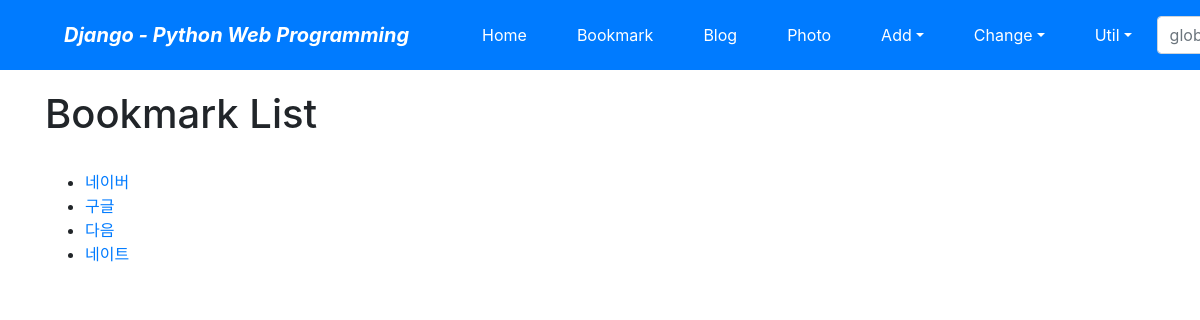
Screenshot of /bookmark/ with the database file from the repository.
### bookmark/models.py (models this page shows)
class Bookmark(models.Model):
  title = models.CharField('TITLE', max_length=100, blank=True)
  url = models.URLField('URL', unique=True)
  owner = models.ForeignKey(User, on_delete=models.CASCADE, blank=True, null=True)
  def __str__(self):
    return self.title

### bookmark/views.py (the view)
# urls.py: path('', views.BookmarkLV.as_view(), name='index'),
class BookmarkLV(ListView):
  model = Bookmark

### templates/bookmark/bookmark_list.html (shortened to what this page needs)
  {% extends 'base.html' %}
  {% block content %}
  <h1> Bookmark List</h1>
  <br>
  <ul>
    {% for  bookmark  in object_list  %}
    <li><a href="{% url 'bookmark:detail' bookmark.id %}"> {{bookmark}} </a> </li>
    {% endfor %}
  </ul>
  {% endblock content %}

### rows the page displays
Bookmark: title "네이버"
Bookmark: title "구글"
Bookmark: title "다음"
Bookmark: title "네이트"
